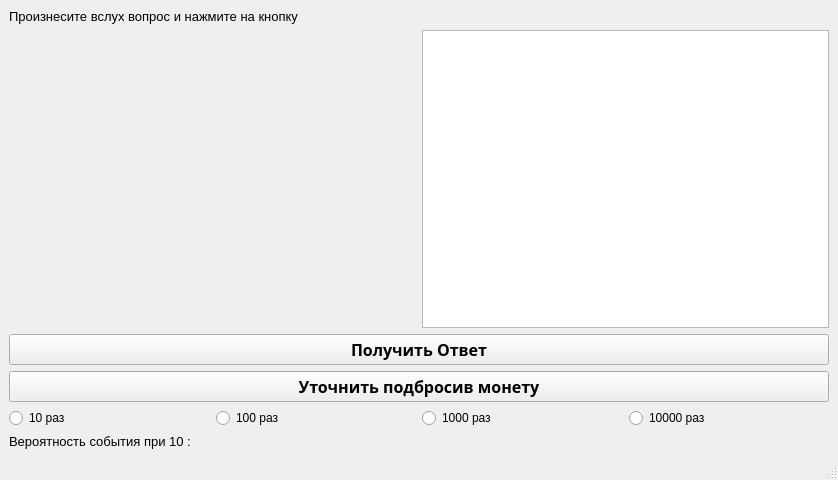
<?xml version="1.0" encoding="UTF-8"?>
<ui version="4.0">
 <class>MainWindow</class>
 <widget class="QMainWindow" name="MainWindow">
  <property name="geometry">
   <rect>
    <x>0</x>
    <y>0</y>
    <width>838</width>
    <height>480</height>
   </rect>
  </property>
  <property name="windowTitle">
   <string>MainWindow</string>
  </property>
  <widget class="QWidget" name="centralwidget">
   <layout class="QGridLayout" name="gridLayout">
    <item row="7" column="0">
     <widget class="QRadioButton" name="radioButton_0">
      <property name="text">
       <string>10 раз</string>
      </property>
     </widget>
    </item>
    <item row="0" column="0" colspan="2">
     <widget class="QLabel" name="label_0">
      <property name="font">
       <font>
        <pointsize>10</pointsize>
       </font>
      </property>
      <property name="text">
       <string>Произнесите вслух вопрос и нажмите на кнопку</string>
      </property>
     </widget>
    </item>
    <item row="2" column="2" colspan="2">
     <widget class="QTextEdit" name="textEdit">
      <property name="font">
       <font>
        <pointsize>14</pointsize>
       </font>
      </property>
     </widget>
    </item>
    <item row="6" column="0" colspan="4">
     <widget class="QPushButton" name="pushButton_1">
      <property name="font">
       <font>
        <family>MS Gothic</family>
        <pointsize>12</pointsize>
        <weight>75</weight>
        <italic>false</italic>
        <bold>true</bold>
        <underline>false</underline>
        <strikeout>false</strikeout>
       </font>
      </property>
      <property name="text">
       <string>Уточнить подбросив монету</string>
      </property>
     </widget>
    </item>
    <item row="2" column="0" colspan="2">
     <widget class="QLabel" name="img_label">
      <property name="text">
       <string/>
      </property>
      <property name="pixmap">
       <pixmap>data/animals/q.png</pixmap>
      </property>
     </widget>
    </item>
    <item row="9" column="0" colspan="2">
     <widget class="QLabel" name="label_1">
      <property name="font">
       <font>
        <pointsize>10</pointsize>
       </font>
      </property>
      <property name="text">
       <string>Вероятность события при 10 :</string>
      </property>
     </widget>
    </item>
    <item row="5" column="0" colspan="4">
     <widget class="QPushButton" name="pushButton_0">
      <property name="font">
       <font>
        <family>MS Gothic</family>
        <pointsize>12</pointsize>
        <weight>75</weight>
        <italic>false</italic>
        <bold>true</bold>
        <underline>false</underline>
        <strikeout>false</strikeout>
       </font>
      </property>
      <property name="text">
       <string>Получить Ответ</string>
      </property>
     </widget>
    </item>
    <item row="7" column="1">
     <widget class="QRadioButton" name="radioButton_1">
      <property name="text">
       <string>100 раз</string>
      </property>
     </widget>
    </item>
    <item row="7" column="2">
     <widget class="QRadioButton" name="radioButton_2">
      <property name="text">
       <string>1000 раз</string>
      </property>
     </widget>
    </item>
    <item row="7" column="3">
     <widget class="QRadioButton" name="radioButton_3">
      <property name="text">
       <string>10000 раз</string>
      </property>
     </widget>
    </item>
   </layout>
  </widget>
  <widget class="QStatusBar" name="statusbar"/>
 </widget>
 <resources/>
 <connections/>
</ui>
